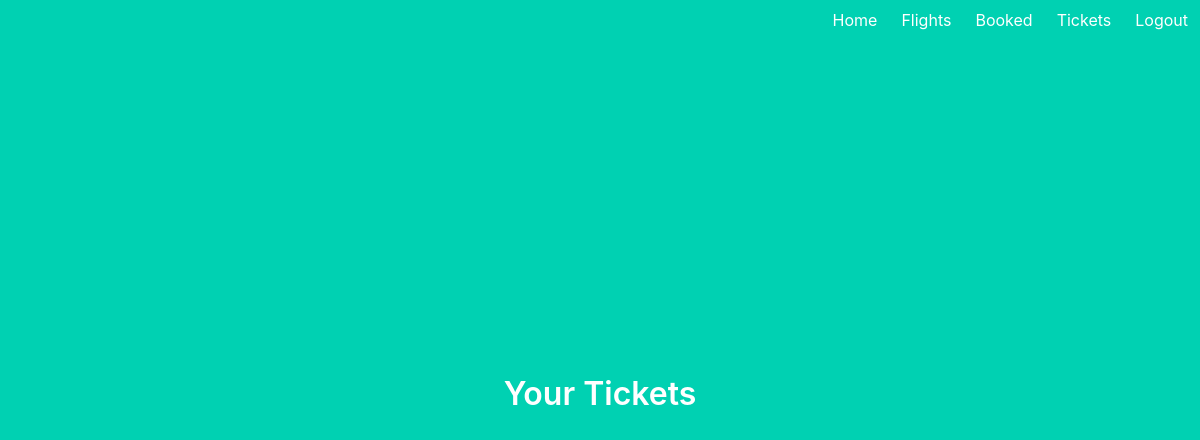
/ticket/history (signed in), run on an earlier commit of the app's database.
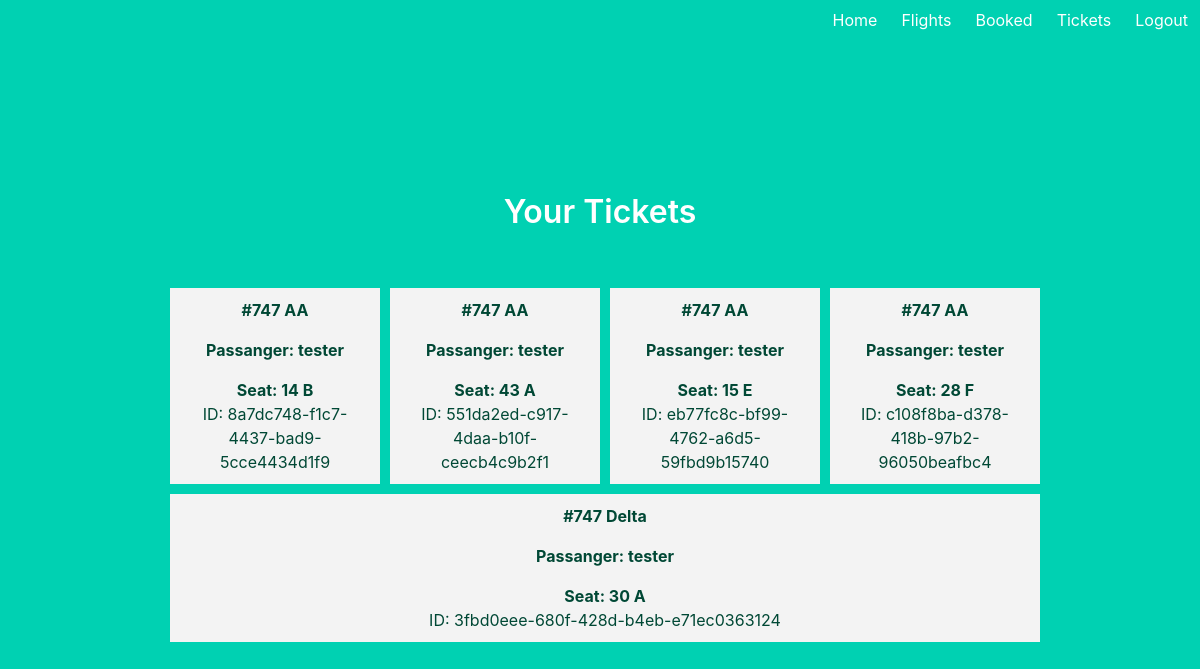
And on a later commit of the database.
### models.py (models this page shows, shortened)
class Ticket(db.Model):
	id = db.Column(db.Integer, primary_key=True)
	name = db.Column(db.String(1000))
	flightCode = db.Column(db.String(100))
	seat = db.Column(db.String(10), unique=True)
	ticketNumber = db.Column(db.Integer, unique=True)
	def get_ticket():
		conn = sqlite3.connect('project/db.sqlite')
		conn.row_factory = sqlite3.Row
		tickets = conn.execute('SELECT * FROM ticket').fetchall()
		conn.close()
		return tickets

### main.py (the view)
@main.route('/ticket/history')
@login_required
def ticket_history():
	tickets = Ticket.get_ticket()
	return render_template('check_tickets.html', tickets=tickets)

### __init__.py (called while the page is built)
def create_app():
	app = Flask(__name__)
	app.config['SECRET_KEY'] = 'secret-key-goes-here'
	app.config['SQLALCHEMY_DATABASE_URI'] = 'sqlite:///db.sqlite'
	app.config['SQLALCHEMY_TRACK_MODIFICATIONS'] = True
	db.init_app(app)
	login_manager = LoginManager()
	login_manager.login_view = 'auth.login'
	login_manager.init_app(app)
	from .models import User
	@login_manager.user_loader
	def load_user(user_id):
		return User.query.get(int(user_id))
	from .auth import auth as auth_blueprint
	app.register_blueprint(auth_blueprint)
	from .main import main as main_blueprint
	app.register_blueprint(main_blueprint)
	return app

### templates/check_tickets.html
{% extends "base.html" %}
{% block content %}
    <h1 class="title">
      Your Tickets
    </h1>
    <br />
    <div class="content">
        {% for t in tickets %}
        <div class="flight">
            <p><b>#{{ t.flightCode }}</b></p>
            <b>
                <p class="name">Passanger: {{ t.name }}</p>
                <p class="name">Seat: {{ t.seat }}</p>
            </b>
            <p>ID: {{ t.ticketNumber }}</p>
        </div>
        {% endfor %}
    </div>
{% endblock%}

### templates/base.html (shortened to what this page needs)
<!DOCTYPE html>
<html>
<head>
    <link rel="stylesheet" href="https://cdnjs.cloudflare.com/ajax/libs/bulma/0.7.2/css/bulma.min.css" />
</head>
<body>
    <section class="hero is-primary is-fullheight">
        <div class="hero-head">
            <div class="navbar-end">
                <a href="{{ url_for('main.index') }}" class="navbar-item">
                    Home
                </a>
                {% if current_user.is_authenticated %}
                <a href="{{ url_for('main.flights') }}" class="navbar-item">
                    Flights
                </a>
                {% endif %}
                {% if current_user.is_authenticated %}
                <a href="{{ url_for('main.booking_history') }}" class="navbar-item">
                    Booked
                </a>
                {% endif %}
                {% if current_user.is_authenticated %}
                <a href="{{ url_for('main.ticket_history') }}" class="navbar-item">
                    Tickets
                </a>
                {% endif %}
                {% if current_user.is_authenticated %}
                <a href="{{ url_for('auth.logout') }}" class="navbar-item">
                    Logout
                </a>
                {% endif %}
            </div>
        </div>
        <div class="hero-body">
            <div class="container has-text-centered">
               {% block content %}
               {% endblock %}
            </div>
        </div>
    </section>
</body>
</html>

### templates/base.html (style rules this page uses)
.title { margin: 5px; }
.content { margin: 5px; width: 100%; display: flex; flex-direction: row; flex-wrap: wrap; user-select: none; }
.flight { flex: 20%; padding: 10px; margin: 5px; background-color: #f3f3f3; inline-size: 100%; }
.flight p { color: #004835; }
.container { display: flex; flex-direction: column; height: 100%; width: 100%; min-width: 480px; padding: 0 40px; }

What changed in the data, as far as the page shows it:
added Ticket: flightCode "747 AA", name "tester", seat "14 B", ticketNumber "8a7dc748-f1c7-4437-bad9-5cce4434d1f9"
added Ticket: flightCode "747 AA", name "tester", seat "43 A", ticketNumber "551da2ed-c917-4daa-b10f-ceecb4c9b2f1"
added Ticket: flightCode "747 AA", name "tester", seat "15 E", ticketNumber "eb77fc8c-bf99-4762-a6d5-59fbd9b15740"
added Ticket: flightCode "747 AA", name "tester", seat "28 F", ticketNumber "c108f8ba-d378-418b-97b2-96050beafbc4"
added Ticket: flightCode "747 Delta", name "tester", seat "30 A", ticketNumber "3fbd0eee-680f-428d-b4eb-e71ec0363124"
